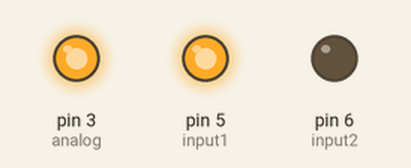
Bench run of a sketch on a simulated Arduino Uno, built with avr-gcc and run on an emulated ATmega328P. Shown: output pins drawn as LEDs (lit = HIGH).

Above: at 0.05 s.
At 2.95 s:
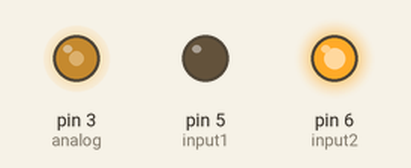
Timing chart, 0 to 6.9 s (numbered marks = the images above):
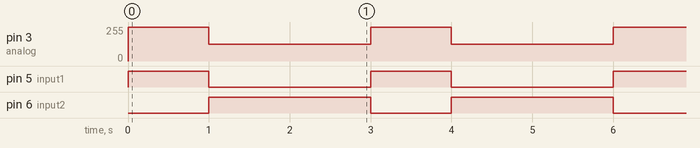

Measured:
- by itself, pin 3 (analog): alternates 255/255 for 1.0 s and 127/255 for 2.0 s
- by itself, pin 5 (input1): alternates HIGH for 1.0 s and LOW for 2.0 s
- by itself, pin 6 (input2): alternates HIGH for 2.0 s and LOW for 1.0 s

The sketch:

analogWriteDC.ino
```cpp
// C++ code
//
const int input1=5;
const int input2=6;
const int analog=3;
void setup()
{
  pinMode(input1, OUTPUT);
  pinMode(input2, OUTPUT);
}

void loop()
{
  analogWrite(analog,255);
  digitalWrite(input1,HIGH);
  digitalWrite(input2,LOW);
  delay(1000);
  analogWrite(analog,255/2);
  digitalWrite(input1,LOW);
  digitalWrite(input2,HIGH);
  delay(2000);

}
```
